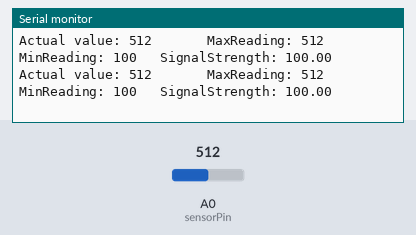
Simulated run of this sketch. Board: Arduino Uno, built with avr-gcc and run on an emulated ATmega328P. On the bench: the last lines printed to the serial monitor. The inputs (shaded band) are chosen by the test bench; at power-on: A0 (sensorPin) = 512.

Above: at 7.2 s.
7.3 s: A0 (sensorPin) set to 990
At 8.1 s:
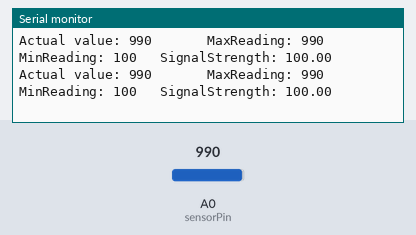
8.8 s: A0 (sensorPin) set to 1016
At 9.4 s:
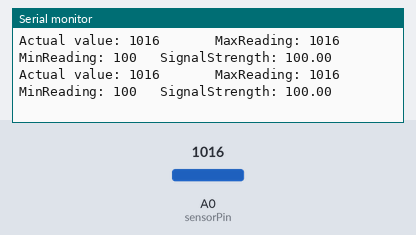
10.3 s: A0 (sensorPin) set to 108
At 11.0 s:
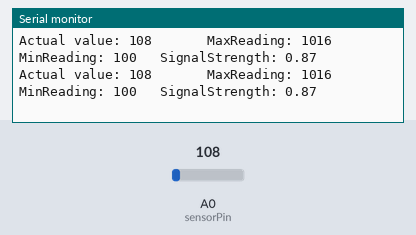
11.8 s: A0 (sensorPin) set to 101
At 12.8 s:
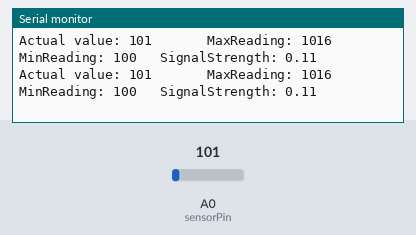
Timing chart, 0 to 14.8 s (numbered marks = the images above; inputs shaded):
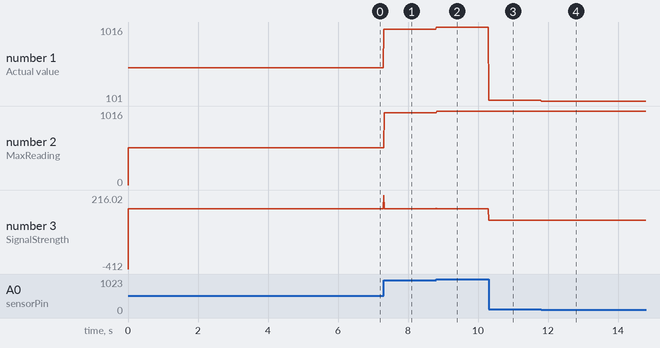

The sketch:

Sensor.ino
```cpp
int sensorPin = 0; //analog pin 0
int min_value = 100, max_value = 0;
float abs_max = 0, current = 0;
void setup(){
  Serial.begin(115200);
}

void loop(){
  int val = analogRead(sensorPin);
  Serial.print("Actual value: ");
  Serial.print(val);
  Serial.print("    \t MaxReading: ");
  Serial.print(max_value);
  Serial.print("\t MinReading: ");
  Serial.print(min_value);
  abs_max = max_value - min_value;
  current = val - min_value;
  Serial.print("\t SignalStrength: ");
  Serial.println(100.0 * (current/abs_max));

  delay(10);
  if(val> max_value)
    max_value = val;
  if(val< min_value)
    min_value = val;
}
```

Measured:
- after the input at 7.3 s, the serial monitor: prints a new line at once (image 1)
- after the input at 8.8 s, the serial monitor: prints a new line at once (image 2)
- after the input at 10.3 s, the serial monitor: prints a new line at once (image 3)
- after the input at 11.8 s, the serial monitor: prints a new line at once (image 4)
- plotted number 1: 512 → 990 after the input at 7.3 s, 990 → 1016 after the input at 8.8 s, 1016 → 108 after the input at 10.3 s, 108 → 101 after the input at 11.8 s
- plotted number 2: 512 → 990 after the input at 7.3 s, 990 → 1016 after the input at 8.8 s
- plotted number 3: 100 → 0.87 after the input at 10.3 s, 0.87 → 0.11 after the input at 11.8 s
